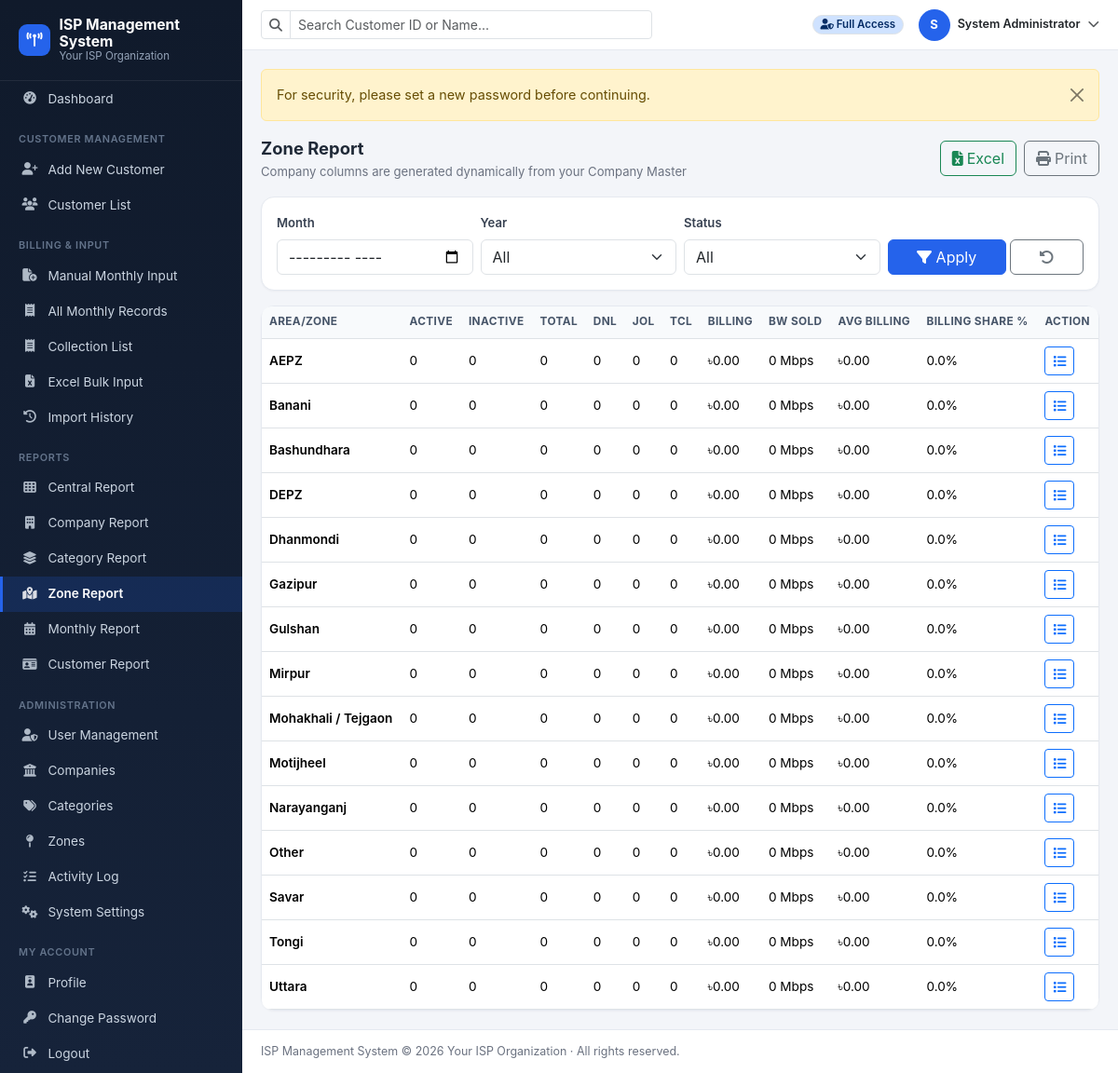
The page /reports/zone.php (signed in) on the database its author committed.
### tables this page shows
CREATE TABLE IF NOT EXISTS `users` (
  `id` INT UNSIGNED NOT NULL AUTO_INCREMENT,
  `full_name` VARCHAR(150) NOT NULL,
  `username` VARCHAR(60) NOT NULL,
  `email` VARCHAR(150) NOT NULL,
  `password` VARCHAR(255) NOT NULL,
  `role` ENUM('admin','viewer') NOT NULL DEFAULT 'viewer',
  `status` ENUM('active','inactive') NOT NULL DEFAULT 'active',
  `failed_attempts` TINYINT UNSIGNED NOT NULL DEFAULT 0,
  `locked_until` DATETIME NULL DEFAULT NULL,
  `remember_token` VARCHAR(100) NULL DEFAULT NULL,
  `last_login_at` DATETIME NULL DEFAULT NULL,
  `must_change_password` TINYINT(1) NOT NULL DEFAULT 0,
  `created_at` DATETIME NOT NULL DEFAULT CURRENT_TIMESTAMP,
  `updated_at` DATETIME NOT NULL DEFAULT CURRENT_TIMESTAMP ON UPDATE CURRENT_TIMESTAMP,
  PRIMARY KEY (`id`),
  UNIQUE KEY `uq_users_username` (`username`),
  UNIQUE KEY `uq_users_email` (`email`)
);

CREATE TABLE IF NOT EXISTS `companies` (
  `id` INT UNSIGNED NOT NULL AUTO_INCREMENT,
  `company_name` VARCHAR(150) NOT NULL,
  `company_code` VARCHAR(20) NOT NULL,
  `customer_prefix` VARCHAR(10) NOT NULL,
  `last_customer_sequence` INT UNSIGNED NOT NULL DEFAULT 0,
  `status` ENUM('active','inactive') NOT NULL DEFAULT 'active',
  `created_at` DATETIME NOT NULL DEFAULT CURRENT_TIMESTAMP,
  `updated_at` DATETIME NOT NULL DEFAULT CURRENT_TIMESTAMP ON UPDATE CURRENT_TIMESTAMP,
  PRIMARY KEY (`id`),
  UNIQUE KEY `uq_companies_code` (`company_code`),
  UNIQUE KEY `uq_companies_prefix` (`customer_prefix`)
);

CREATE TABLE IF NOT EXISTS `zones` (
  `id` INT UNSIGNED NOT NULL AUTO_INCREMENT,
  `zone_name` VARCHAR(100) NOT NULL,
  `status` ENUM('active','inactive') NOT NULL DEFAULT 'active',
  `created_at` DATETIME NOT NULL DEFAULT CURRENT_TIMESTAMP,
  `updated_at` DATETIME NOT NULL DEFAULT CURRENT_TIMESTAMP ON UPDATE CURRENT_TIMESTAMP,
  PRIMARY KEY (`id`),
  UNIQUE KEY `uq_zones_name` (`zone_name`)
);

### reports/zone.php (the view, shortened to what the rows shown need)
<?php
require_once __DIR__ . '/../config/config.php';
require_login();
$mrExtra = ''; $mrExtraParams = [];
$custExtra = ''; $custExtraParams = [];
$companies = list_companies();
$zoneRows = run_all(
    "SELECT z.id, z.zone_name,
        SUM(CASE WHEN c.status='Active' THEN 1 ELSE 0 END) active_customers,
        SUM(CASE WHEN c.status='Inactive' THEN 1 ELSE 0 END) inactive_customers,
        COUNT(DISTINCT c.id) total_customers,
        COALESCE(SUM(m.billing_amount),0) billing,
        COALESCE(SUM(m.bandwidth_mbps),0) bw
     FROM zones z
     LEFT JOIN customers c ON c.zone_id = z.id AND c.deleted_at IS NULL $custExtra
     LEFT JOIN monthly_records m ON m.customer_id = c.id AND m.deleted_at IS NULL $mrExtra
     GROUP BY z.id ORDER BY z.zone_name",
    array_merge($custExtraParams, $mrExtraParams)
);
$companyCounts = [];
$grandBilling = array_sum(array_column($zoneRows, 'billing'));
require_once __DIR__ . '/../includes/header.php';
?>
<div class="card">
  <div class="table-responsive">
    <table class="table table-hover mb-0 datatable">
      <thead>
        <tr>
          <th>Area/Zone</th><th>Active</th><th>Inactive</th><th>Total</th>
          <?php foreach ($companies as $co): ?><th><?= e($co['company_code']) ?></th><?php endforeach; ?>
          <th>Billing</th><th>BW Sold</th><th>Avg Billing</th><th>Billing Share %</th><th class="no-print">Action</th>
        </tr>
      </thead>
      <tbody>
        <?php foreach ($zoneRows as $r): ?>
        <tr>
          <td class="fw-semibold"><?= e($r['zone_name']) ?></td>
          <td><?= number_format($r['active_customers']) ?></td>
          <td><?= number_format($r['inactive_customers']) ?></td>
          <td><?= number_format($r['total_customers']) ?></td>
          <?php foreach ($companies as $co): ?>
          <td><?= number_format($companyCounts[$r['id']][$co['id']] ?? 0) ?></td>
          <?php endforeach; ?>
          <td><?= format_currency($r['billing']) ?></td>
          <td><?= format_bandwidth($r['bw']) ?></td>
          <td><?= format_currency(safe_divide($r['billing'], $r['active_customers'])) ?></td>
          <td><?= format_percent(safe_percent($r['billing'], $grandBilling)) ?></td>
          <td class="no-print"><a href="<?= e(base_url('reports/zone_customers.php?zone=' . $r['id'])) ?>" class="btn btn-sm btn-outline-primary"><i class="fa-solid fa-list"></i></a></td>
        </tr>
        <?php endforeach; ?>
      </tbody>
    </table>
  </div>
</div>
<?php require_once __DIR__ . '/../includes/footer.php'; ?>

### includes/header.php (shortened to what the rows shown need)
<?php
$__user = current_user();
?>
<!DOCTYPE html>
<html lang="en">
<head>
<link rel="stylesheet" href="https://cdnjs.cloudflare.com/ajax/libs/bootstrap/5.3.3/css/bootstrap.min.css">
<link rel="stylesheet" href="https://cdnjs.cloudflare.com/ajax/libs/font-awesome/6.5.2/css/all.min.css">
<link rel="stylesheet" href="https://cdnjs.cloudflare.com/ajax/libs/datatables/1.13.11/css/dataTables.bootstrap5.min.css">
<link rel="stylesheet" href="<?= e(base_url('assets/css/style.css')) ?>">
</head>
<body>
<div class="ism-wrapper">
  <div class="ism-main">
    <div class="ism-topbar no-print">
      <div class="ms-auto d-flex align-items-center gap-3">
        <div class="dropdown">
          <a class="d-flex align-items-center gap-2 text-decoration-none text-dark cursor-pointer" data-bs-toggle="dropdown">
            <span class="avatar-circle"><?= e(strtoupper(substr($__user['full_name'] ?? 'U', 0, 1))) ?></span>
            <span class="d-none d-md-inline small fw-semibold"><?= e($__user['full_name'] ?? '') ?></span>
            <i class="fa-solid fa-chevron-down small text-muted"></i>
          </a>
        </div>
      </div>
    </div>
    <div class="ism-content">

### rows shown on the page
users: full_name "S", full_name "System Administrator"
companies: company_code "DNL"
companies: company_code "JOL"
companies: company_code "TCL"
zones: zone_name "AEPZ", active_customers "0", inactive_customers "0", total_customers "0", id "0", billing "৳0.00", bw "0 Mbps", active_customers "৳0.00", billing "0.0%"
zones: zone_name "Banani", active_customers "0", inactive_customers "0", total_customers "0", id "0", billing "৳0.00", bw "0 Mbps", active_customers "৳0.00", billing "0.0%"
zones: zone_name "Bashundhara", active_customers "0", inactive_customers "0", total_customers "0", id "0", billing "৳0.00", bw "0 Mbps", active_customers "৳0.00", billing "0.0%"
zones: zone_name "DEPZ", active_customers "0", inactive_customers "0", total_customers "0", id "0", billing "৳0.00", bw "0 Mbps", active_customers "৳0.00", billing "0.0%"
zones: zone_name "Dhanmondi", active_customers "0", inactive_customers "0", total_customers "0", id "0", billing "৳0.00", bw "0 Mbps", active_customers "৳0.00", billing "0.0%"
zones: zone_name "Gazipur", active_customers "0", inactive_customers "0", total_customers "0", id "0", billing "৳0.00", bw "0 Mbps", active_customers "৳0.00", billing "0.0%"
zones: zone_name "Gulshan", active_customers "0", inactive_customers "0", total_customers "0", id "0", billing "৳0.00", bw "0 Mbps", active_customers "৳0.00", billing "0.0%"
zones: zone_name "Mirpur", active_customers "0", inactive_customers "0", total_customers "0", id "0", billing "৳0.00", bw "0 Mbps", active_customers "৳0.00", billing "0.0%"
zones: zone_name "Mohakhali / Tejgaon", active_customers "0", inactive_customers "0", total_customers "0", id "0", billing "৳0.00", bw "0 Mbps", active_customers "৳0.00", billing "0.0%"
zones: zone_name "Motijheel", active_customers "0", inactive_customers "0", total_customers "0", id "0", billing "৳0.00", bw "0 Mbps", active_customers "৳0.00", billing "0.0%"
zones: zone_name "Narayanganj", active_customers "0", inactive_customers "0", total_customers "0", id "0", billing "৳0.00", bw "0 Mbps", active_customers "৳0.00", billing "0.0%"
zones: zone_name "Other", active_customers "0", inactive_customers "0", total_customers "0", id "0", billing "৳0.00", bw "0 Mbps", active_customers "৳0.00", billing "0.0%"
zones: zone_name "Savar", active_customers "0", inactive_customers "0", total_customers "0", id "0", billing "৳0.00", bw "0 Mbps", active_customers "৳0.00", billing "0.0%"
zones: zone_name "Tongi", active_customers "0", inactive_customers "0", total_customers "0", id "0", billing "৳0.00", bw "0 Mbps", active_customers "৳0.00", billing "0.0%"
zones: zone_name "Uttara", active_customers "0", inactive_customers "0", total_customers "0", id "0", billing "৳0.00", bw "0 Mbps", active_customers "৳0.00", billing "0.0%"

### other values the page prints
$softwareName "ISP Management System"
setting('organization_name', '') "Your ISP Organization"
$f['message'] "For security, please set a new password before continuing."
setting('software_name', 'ISP Management System') "ISP Management System"
